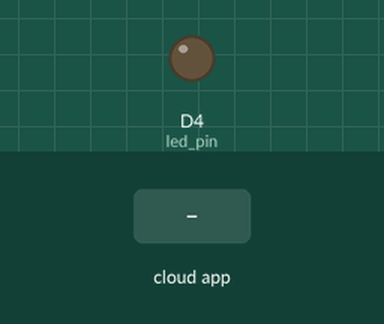
Simulated run of this sketch. Board: ESP8266 (NodeMCU). On the bench: output pins drawn as LEDs (lit = HIGH). Inputs (shaded band) come from the test bench. WiFi joins after 1.5 s; servers stay silent unless stated; the Firebase database answers and starts empty; what the sketch prints to the serial monitor is not drawn.

Above: at 3.7 s.
3.8 s: the phone or cloud app sets led_status to ON
At 5.8 s:
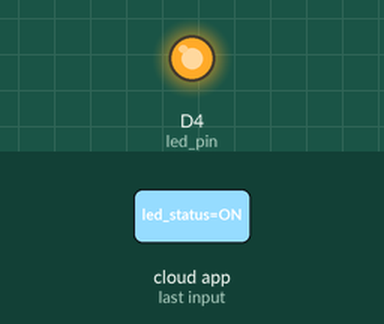
6.3 s: the phone or cloud app sets led_status to OFF
At 8.0 s:
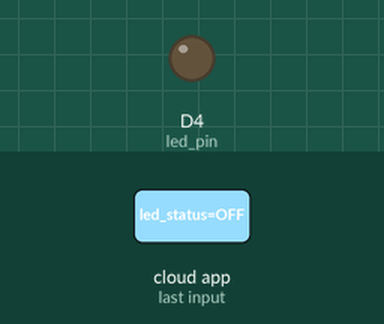
Timing chart, 0 to 9.5 s (numbered marks = the images above; inputs shaded):
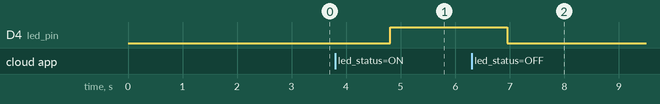

Measured:
- after the input at 3.8 s, D4 (led_pin): LOW → HIGH after 1.0 s
- after the input at 6.3 s, D4 (led_pin): HIGH → LOW after 0.66 s

The sketch:

LED_ON_OFF_14.ino
```cpp
#include <ESP8266WiFi.h>
#include <FirebaseArduino.h>
#define FIREBASE_HOST "fir-with-andoridtwo.firebaseio.com" // 데이터 베이스 호스트 이름
#define FIREBASE_AUTH "s5UBMP91oSGncqXagxGL1s7I6BlP0OC1mQsiPWCu" // 데이터 베이스 비밀번호

#define WIFI_SSID "KT_GiGA_2G_Wave2_CD94" // Wi-Fi 설정
#define WIFI_PASSWORD "!@#whtj404" // Wi-Fi 설정

String led_status = "";
int led_pin = D4;

void setup() {
  Serial.begin(9600);
  delay(1000);
  pinMode(led_pin, OUTPUT);

  WiFi.begin(WIFI_SSID, WIFI_PASSWORD);           // 와이파이 실행
  Serial.print("Connecting to ");
  Serial.print(WIFI_SSID);
  while (WiFi.status() != WL_CONNECTED)
  {
    Serial.print(".");
    delay(500);
  }
  Serial.println();
  Serial.print("Connected to ");
  Serial.println(WIFI_SSID);
  Firebase.begin(FIREBASE_HOST, FIREBASE_AUTH);   // 입력된 호스트와 비밀번호를 기반으로 파이어베이스 실행 Firebase.setString("led_status", "OFF");
}

void loop()
{
  led_status = Firebase.getString("led_status");  // 데이터베이스의 led_status 값 받아오기
  if (led_status == "ON")   {                     // led_status 값 비교 및 점/소등
    Serial.println("LED Turned ON");
    digitalWrite(led_pin, HIGH);
  } else if (led_status == "OFF") {
    Serial.println("LED Turned OFF");
    digitalWrite(led_pin, LOW);
  } else {
    Serial.println("데이터베이스 값 오류발생, 확인 후 수정바랍니다.");
  }
  delay(2000);
}
```
